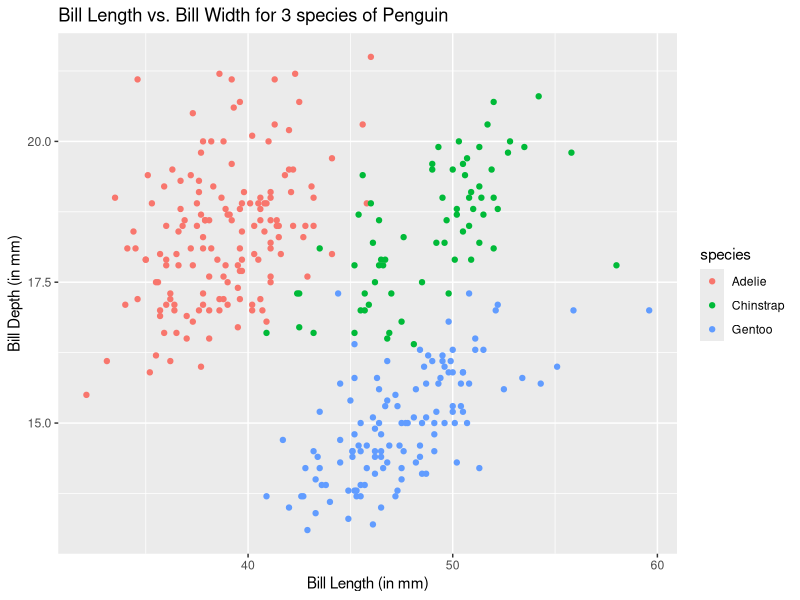
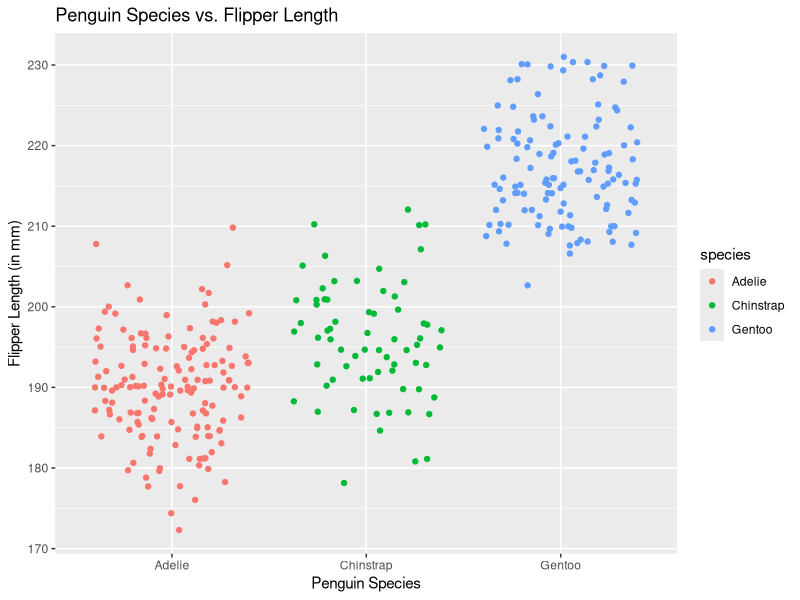

The R script that drew these images, in order:
## ---- chunk 1
knitr::opts_chunk$set(echo = TRUE)
## ---- chunk 2

library(tidyverse)
library(palmerpenguins)


## ---- chunk 3
x <- 3
ex_1 <- expression(x^2)
my_derivative_1 <- deriv(ex_1, "x")
eval(my_derivative_1)
## ---- chunk 4
a <- 1.2
ex_2 <- expression(2 * (3 * a + 2)^4 - 5)
my_derivative_2 <- deriv(ex_2, "a")
eval(my_derivative_2)
## ---- chunk 5
t = 0
ex_3 <- expression((-4 * t) / (t ^ 2 + 1) ^ 3)
my_derivative_3 <- deriv(ex_3, "t")
eval(my_derivative_3)
## ---- chunk 6

ggplot(data = penguins, aes(x = bill_length_mm, y =bill_depth_mm)) +
  geom_point(aes(color = species)) +
  xlab("Bill Length (in mm)") +
  ylab("Bill Depth (in mm)") +
  ggtitle("Bill Length vs. Bill Width for 3 species of Penguin")
## ---- chunk 7

ggplot(data = penguins, aes(x = species, y = flipper_length_mm)) +
  geom_jitter(aes(color = species)) +
  xlab("Penguin Species") +
  ylab("Flipper Length (in mm)") +
  ggtitle("Penguin Species vs. Flipper Length")
